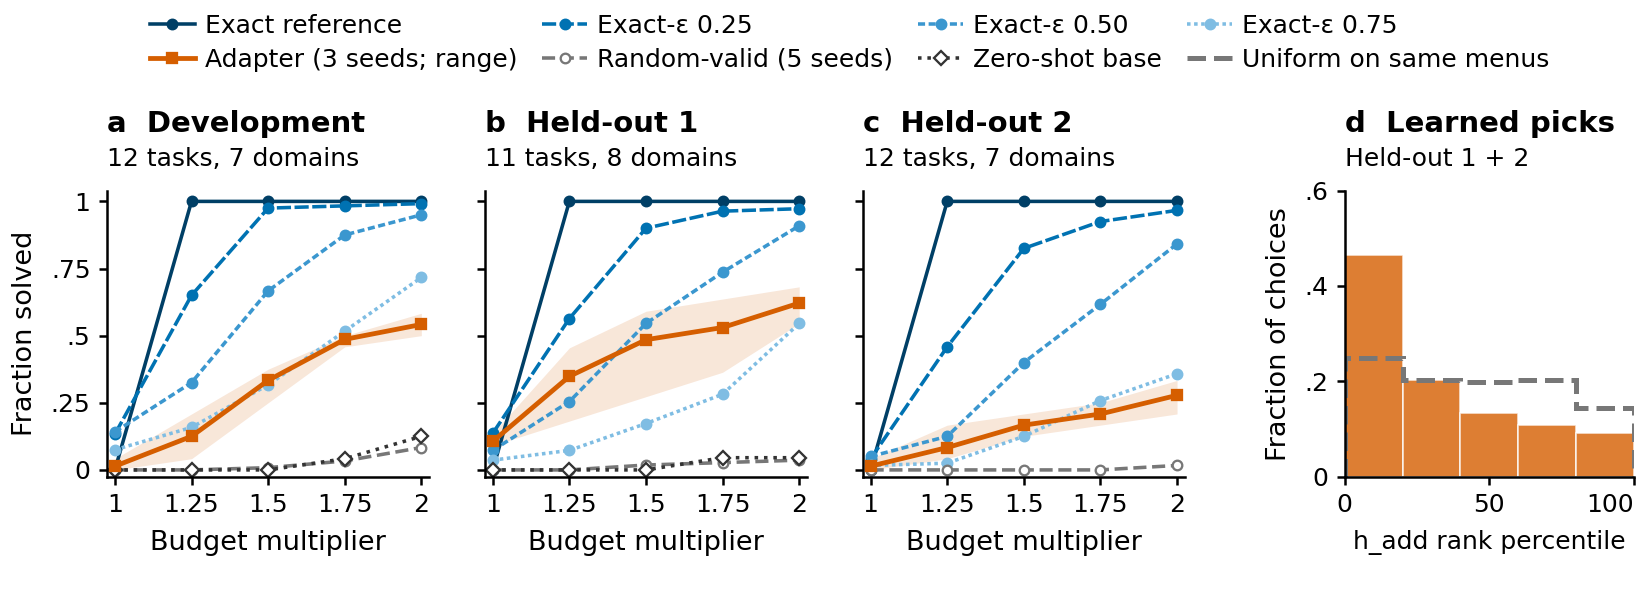

Generate this figure with Python:
"""Node-choice solve curves and held-out h_add rank preferences.

Run: source ~/cd_vlaplan && python /absolute/path/fig_node_choice.py [EVIDENCE_ROOT]
Panels a-c reuse fig_budget_curves.evidence_curves and all its evidence assertions.
Panel d pools all non-singleton menus from both held-out panels and three training
seeds. Recover h_add from prior trusted enqueued admissions, rank increasingly,
break ties by the recorded choice label, and bin floor(5 * zero_based_rank / n).
The uniform comparator averages 1/n over every member of these SAME menus.
Forced singleton decisions are excluded from both the histogram and heap-head
agreement, matching the stored teacher_decisions metrics. No images are used.
"""
from collections import Counter
import gzip
import json
import math
from pathlib import Path

import matplotlib.pyplot as plt
from matplotlib.lines import Line2D
from matplotlib.text import Text
from matplotlib.transforms import Bbox
import numpy as np
from PIL import Image

from _style import ARM_STYLE, EVIDENCE_ROOT, assert_3dp, load_json
from fig_budget_curves import BUDGETS, TRAINING_SEEDS, evidence_curves

HERE = Path(__file__).resolve().parent
BASE = "outputs/choice-frontier/"
W, H = 5.5, 2.05
PANELS = (("p135", "a  Development", 12, 7),
          ("p2", "b  Held-out 1", 11, 8),
          ("p2u", "c  Held-out 2", 12, 7))
ARMS = (("exact_reference", "Exact reference"),
        ("exact-eps-0.25", "Exact-ε 0.25"),
        ("exact-eps-0.50", "Exact-ε 0.50"),
        ("exact-eps-0.75", "Exact-ε 0.75"),
        ("learned_adapter_seed_mean", "Adapter (3 seeds; range)"),
        ("random_valid", "Random-valid (5 seeds)"),
        ("zero_shot_base", "Zero-shot base"))
# Each panel has a distinct population or diagnostic role; no fitted statistics.
PANEL_SPEC = (
    {"panel": "a", "claim": "Development solve-budget performance", "plot": "line"},
    {"panel": "b", "claim": "Screened held-out performance", "plot": "line"},
    {"panel": "c", "claim": "Unscreened held-out performance", "plot": "line"},
    {"panel": "d", "claim": "Held-out picks favour low h_add ranks", "plot": "histogram"},
)


def held_out_preferences():
    metrics = load_json(BASE + "v4/panels/metrics/all-episode-metrics.json")
    stats = {}
    for panel, episodes in (("p2", 66), ("p2u", 72)):
        rows = [r for r in metrics[panel] if r["arm"] == "learned_adapter"]
        assert len(rows) == episodes
        assert Counter(r["training_seed"] for r in rows) == {
            s: episodes // 3 for s in TRAINING_SEEDS}
        observed, uniform = np.zeros(5, dtype=int), np.zeros(5)
        agreements, chance, decisions, forced = 0, 0.0, 0, 0
        paths = []
        for row in rows:
            relative = (BASE + f"v4/panels/{panel}/evaluation/episodes/"
                        f"{row['task'].replace('/', '__')}/{row['algorithm']}-"
                        f"learned_adapter-s{row['training_seed']}-17.json.gz")
            paths.append(relative)
            with gzip.open(EVIDENCE_ROOT / relative, "rt") as stream:
                episode = json.load(stream)
            assert episode["task_id"] == row["task"]
            assert episode["training_seed"] == row["training_seed"]
            assert episode["algorithm"] == row["algorithm"]
            assert len(episode["events"]) == row["decisions"]
            heuristic, previous_head = {}, None
            n, a, c = 0, 0, 0.0
            for index, event in enumerate(episode["events"]):
                assert event["decision_index"] == index
                menu = event["menu"]
                runtime = event["trusted_runtime_result"]
                choice = json.loads(event["raw_output"])["expand_choice"]
                assert runtime["accepted"]
                assert len({v["choice"] for v in menu}) == len(menu)
                selected = next(v["state_ref"] for v in menu if v["choice"] == choice)
                assert selected == runtime["expanded_state_id"]
                if len(menu) > 1:
                    # Availability is checked for EVERY member of EVERY eligible menu.
                    assert all(v["state_ref"] in heuristic for v in menu)
                    ordered = sorted(menu, key=lambda v: (heuristic[v["state_ref"]], v["choice"]))
                    rank = next(i for i, v in enumerate(ordered) if v["choice"] == choice)
                    observed[min(4, 5 * rank // len(menu))] += 1
                    for position in range(len(menu)):
                        uniform[min(4, 5 * position // len(menu))] += 1 / len(menu)
                    assert previous_head["state_id"] in {v["state_ref"] for v in menu}
                    a += selected == previous_head["state_id"]
                    c += 1 / len(menu)
                    n += 1
                else:
                    assert len(menu) == 1
                    forced += 1
                for admission in runtime.get("admissions", []):
                    result = admission["trusted_runtime_result"]
                    if result.get("status") == "enqueued":
                        assert math.isfinite(result["h"]) and result["h"] >= 0
                        expected = (result["h"] if row["algorithm"] == "best_first_add_greedy"
                                    else result["g"] + 3 * result["h"])
                        assert result["priority"] == expected
                        heuristic[result["target_state_id"]] = result["h"]
                previous_head = runtime.get("frontier_after", {}).get("head")
            assert (a, n) == (row["teacher_agreements"], row["teacher_decisions"])
            assert math.isclose(c, row["teacher_chance_sum"], abs_tol=1e-10)
            agreements += a
            chance += c
            decisions += n
        assert observed.sum() == decisions
        assert math.isclose(uniform.sum(), decisions, abs_tol=1e-8)
        stats[panel] = dict(observed=observed.tolist(), uniform=uniform.tolist(),
                            decisions=decisions, agreements=agreements, chance=chance,
                            forced_omitted=forced, episode_paths=paths)
    observed = np.sum([v["observed"] for v in stats.values()], axis=0)
    uniform = np.sum([v["uniform"] for v in stats.values()], axis=0)
    n = sum(v["decisions"] for v in stats.values())
    assert int(observed.sum()) == n and math.isclose(uniform.sum(), n, abs_tol=1e-8)
    assert n == 3373 and observed.tolist() == [1566, 683, 447, 366, 311]
    assert_3dp(uniform.tolist(), [842.035, 685.283, 672.684, 685.283, 487.715])
    assert sum(v["agreements"] for v in stats.values()) == 813
    assert_3dp(sum(v["chance"] for v in stats.values()), 418.752)
    return observed, uniform, stats


def geometry(fig, axes, panel_bounds):
    """Check all visible labels, not just hand-placed annotations."""
    fig.canvas.draw()
    renderer = fig.canvas.get_renderer()
    texts = [t for t in fig.findobj(Text) if t.get_visible() and t.get_text()]
    bounds = []
    for text in texts:
        assert text.get_fontsize() >= 6, text.get_text()
        box = text.get_window_extent(renderer)
        assert fig.bbox.contains(box.x0, box.y0) and fig.bbox.contains(box.x1, box.y1), text.get_text()
        bounds.append((text, box))
    for i, (a, box_a) in enumerate(bounds):
        for b, box_b in bounds[i + 1:]:
            intersection = Bbox.intersection(box_a, box_b)
            assert intersection is None or intersection.width <= .2 or intersection.height <= .2, (
                a.get_text(), b.get_text())
    for ax, limits in zip(axes, panel_bounds):
        panel_box = Bbox.from_extents(*limits).transformed(fig.transFigure)
        owned = [t for t in ax.findobj(Text) if t.get_visible() and t.get_text()]
        for text in owned:
            box = text.get_window_extent(renderer)
            assert panel_box.contains(box.x0, box.y0) and panel_box.contains(box.x1, box.y1), text.get_text()
    assert not any(ax.images for ax in axes), "This quantitative figure has no images."
    print(f"GEOMETRY PASS: {len(texts)} labels >=6 pt; canvas/panel containment; "
          f"no text-text overlap; no images; {W} x {H} in")


def draw(curves, observed, uniform):
    fig = plt.figure(figsize=(W, H), dpi=300, facecolor="white")
    # Slots include labels and gutters; the first three share the solve-fraction axis.
    positions = ((.065, .225, .195, .465), (.294, .225, .195, .465),
                 (.523, .225, .195, .465), (.815, .225, .175, .465))
    axes = []
    for i, position in enumerate(positions):
        axes.append(fig.add_axes(position, sharey=axes[0] if 0 < i < 3 else None))
    line_styles = {"exact_reference": "-", "exact-eps-0.25": (0, (4, 1)),
                   "exact-eps-0.50": (0, (2, 1)), "exact-eps-0.75": (0, (1, 1)),
                   "learned_adapter_seed_mean": "-", "random_valid": "--", "zero_shot_base": ":"}
    for ax, (panel, title, tasks, domains) in zip(axes, PANELS):
        plot_curves, seeded = curves[panel]
        color = ARM_STYLE["learned_adapter_seed_mean"]["color"]
        ax.fill_between(BUDGETS, np.min(list(seeded.values()), axis=0),
                        np.max(list(seeded.values()), axis=0), color=color, alpha=.15, lw=0)
        for arm, label in ARMS:
            if arm not in plot_curves:
                continue
            style = ARM_STYLE[arm]
            ax.plot(BUDGETS, plot_curves[arm], label=label, color=style["color"],
                    marker=style["marker"], markerfacecolor=style["facecolor"],
                    markeredgecolor=style["edgecolor"], markeredgewidth=.55, markersize=2.3,
                    linewidth=1.15 if arm == "learned_adapter_seed_mean" else .85,
                    linestyle=line_styles[arm], zorder=4 if arm == "learned_adapter_seed_mean" else 2)
        ax.set_xlim(.975, 2.025)
        ax.set_ylim(-.025, 1.04)
        ax.set_xticks(BUDGETS, ("1", "1.25", "1.5", "1.75", "2"))
        ax.set_yticks((0, .25, .5, .75, 1), ("0", ".25", ".5", ".75", "1"))
        ax.set_xlabel("Budget multiplier", fontsize=6.5, labelpad=3)
        ax.text(0, 1.205, title, transform=ax.transAxes, fontsize=7, weight="bold")
        ax.text(0, 1.085, f"{tasks} tasks, {domains} domains", transform=ax.transAxes, fontsize=6)
        if ax is not axes[0]:
            ax.tick_params(labelleft=False)
        assert np.allclose(plot_curves["learned_adapter_seed_mean"], np.mean(list(seeded.values()), axis=0))
    axes[0].set_ylabel("Fraction solved", fontsize=6.5, labelpad=3)
    ax = axes[3]
    n = int(observed.sum())
    edges = np.arange(6) * 20
    ax.bar(edges[:-1], observed / n, width=20, align="edge", color="#D55E00",
           alpha=.8, edgecolor="white", linewidth=.4)
    ax.stairs(uniform / n, edges, color="#777777", linestyle="--", linewidth=1.2)
    ax.set_xlim(0, 100)
    ax.set_ylim(0, .6)
    ax.set_xticks((0, 50, 100), ("0", "50", "100"))
    ax.get_xticklabels()[-1].set_horizontalalignment("right")
    ax.set_yticks((0, .2, .4, .6), ("0", ".2", ".4", ".6"))
    ax.set_xlabel("h_add rank percentile", fontsize=6, labelpad=3)
    ax.set_ylabel("Fraction of choices", fontsize=6.5, labelpad=3)
    ax.text(0, 1.205, "d  Learned picks", transform=ax.transAxes, fontsize=7, weight="bold")
    ax.text(0, 1.085, "Held-out 1 + 2", transform=ax.transAxes, fontsize=6)
    for ax in axes:
        ax.tick_params(axis="both", labelsize=6, length=2, width=.6, pad=2)
        ax.spines[["top", "right"]].set_visible(False)
        for side in ("bottom", "left"):
            ax.spines[side].set_linewidth(.6)
    handles, labels = axes[0].get_legend_handles_labels()
    handles.append(Line2D([], [], color="#777777", linestyle="--", linewidth=1.2))
    labels.append("Uniform on same menus")
    # Two rows, with the reference and its three corruption rungs on the first.
    order = (0, 4, 1, 5, 2, 6, 3, 7)
    legend = fig.legend([handles[i] for i in order], [labels[i] for i in order],
                        ncol=4, loc="upper center", bbox_to_anchor=(.515, 1.01),
                        frameon=False, fontsize=6, columnspacing=1, handlelength=1.8,
                        handletextpad=.4, labelspacing=.4, borderaxespad=.4)
    panel_bounds = ((0, .03, .277, .83), (.277, .03, .506, .83),
                    (.506, .03, .737, .83), (.737, .03, 1, .83))
    geometry(fig, axes, panel_bounds)
    for extension in ("pdf", "svg", "png"):
        fig.savefig(HERE / f"fig_node_choice.{extension}", dpi=300)
    assert "<text" in (HERE / "fig_node_choice.svg").read_text()
    with Image.open(HERE / "fig_node_choice.png") as image:
        assert image.size == (1650, 615)
    print("EXPORT PASS: editable SVG text; PDF/SVG/PNG; PNG 1650 x 615 pixels")
    plt.close(fig)


def main():
    curves = evidence_curves()
    # Exact populations and random seed multiplicities from the same metric inputs.
    held = load_json(BASE + "v4/panels/metrics/all-episode-metrics.json")
    rows_by_panel = {"p135": load_json(BASE + "v2/metrics/all-episode-metrics.json")["records"],
                     "p2": held["p2"], "p2u": held["p2u"]}
    for panel, _, tasks, domains in PANELS:
        rows = rows_by_panel[panel]
        assert len({r["task"] for r in rows}) == tasks
        assert len({r["task"].split("/")[-1].split("-expanded-")[0] for r in rows}) == domains
        random = [r for r in rows if r["arm"] == "random_valid"]
        assert len({r["seed"] for r in random}) == 5
        assert set(Counter((r["task"], r["algorithm"]) for r in random).values()) == {5}
    observed, uniform, stats = held_out_preferences()
    draw(curves, observed, uniform)
    print("EVIDENCE PASS: reused budget/AUC/seed-17 assertions; 5 random seeds; all held-out menu h_add "
          "available; priority equations; all episode heap-head/chance metrics match")
    print("CURVES " + json.dumps({p: {"curves": c, "training_seeds": s} for p, (c, s) in curves.items()}))
    print("PREFERENCES " + json.dumps(stats))


if __name__ == "__main__":
    main()
